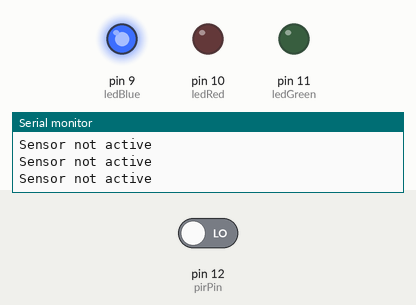
Simulated run of this sketch. Board: Arduino Uno, built with avr-gcc and run on an emulated ATmega328P. Parts: output pins drawn as LEDs (lit = HIGH), the last lines printed to the serial monitor. The test bench sets the inputs (shaded band); at power-on: pin 12 (pirPin) LOW.

Above: at 1.8 s.
1.9 s: pin 12 (pirPin) driven HIGH
At 2.3 s:
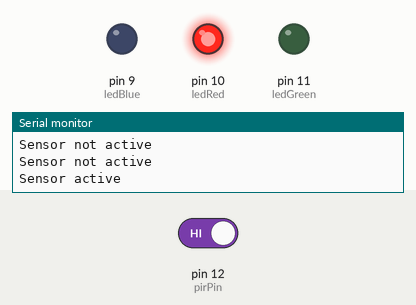
3.5 s: pin 12 (pirPin) driven LOW
At 4.6 s:
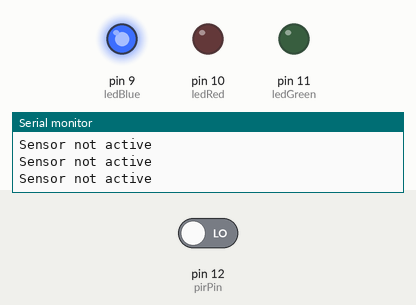
Timing chart, 0 to 6.5 s (numbered marks = the images above; inputs shaded):
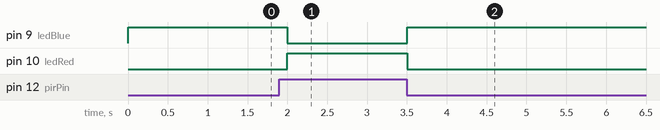

Measured:
- after the input at 1.9 s, pin 9 (ledBlue): HIGH → LOW after 0.10 s; pin 10 (ledRed): LOW → HIGH after 0.10 s
- after the input at 3.5 s, pin 9 (ledBlue): LOW → HIGH at once; pin 10 (ledRed): HIGH → LOW at once

The sketch:

led_stripe_moving_sensor.ino
```cpp
const int ledRed =10;
const int ledGreen =11;
const int ledBlue =9;
const int ownDelay =1000;
int pirPin = 12;
int pirValue = 0;

void setup() {
  pinMode(ledRed,OUTPUT);
  pinMode(ledGreen,OUTPUT);
  pinMode(ledBlue,OUTPUT);
  pinMode(pirPin, INPUT);
  Serial.begin(9600);
}

const int s [3] ={0,0,1};

void loop() {
  pirValue = digitalRead(pirPin);
  if(pirValue==1){
    setStateAnalog(255,0,0);
    Serial.println("Sensor active");
  } else {
    setStateAnalog(0,0,255);
    Serial.println("Sensor not active");
  }
  delay(500);
}


void setStateAnalog(int r, int g, int b){
  analogWrite(ledRed, r);
  analogWrite(ledGreen, g);
  analogWrite(ledBlue, b);
}
```
